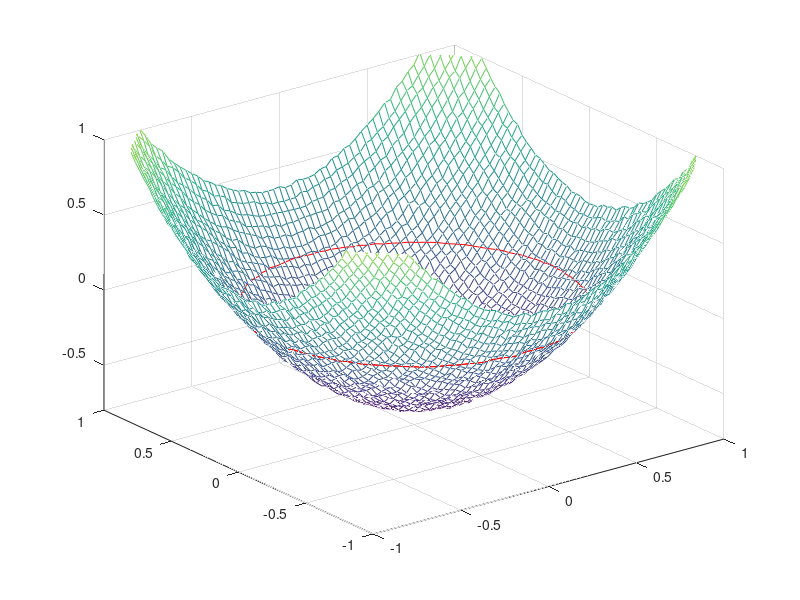

Reproduce this figure in MATLAB. (Note: this script raises an error after producing the figure.)
close all
clear all

% m = [81,161,321];
m = 61;


% Boundary conditions:
% BC=0 for linear extrapolation
% BC=1 for periodic
BCx=0;
BCy=0;

R = 0.1;
P = 0.5;
%Choose your level set shape here
phi_initial = @(x,y) (x)^2 + (y)^2 - 0.65;                                                       %Circle
% phi_initial = @(x,y) abs(x) + abs(y) - 0.5;                                                           %Diamond
% phi_initial = @(x,y) (x-0.02*sqrt(5))^2 + (y-0.02*sqrt(5))^2 - (0.5 + 0.2*sin(5*theta_maker(x,y)))^2; %Flower
% phi_initial = @(x,y) max(abs(x),abs(y)) - 0.5*sqrt(2);                                                %Square
% phi_initial = @(x,y) sqrt(x^2 + y^2) - (R + P*cos(5*theta_maker(x,y)));


error_1   = zeros(length(m),1);
error_inf = zeros(length(m),1);

for ii = 1:length(m)
    n = m(ii);
    
    x = linspace(-1,1,n);
    y = linspace(-1,1,n);
    dx = x(2)-x(1);
    dy = y(2)-y(1);
    dt = 0.5*min(dx,dy);
    
    phi = zeros(n,n);
    for i = 1:n
        for j = 1:n
            phi(i,j) = phi_initial(x(i),y(j)) + 0.9*rand*dx;
        end
    end
    
    phi_0 = phi;
    
    figure()
    mesh(x,y,phi');
    hold on
    contour(x,y,phi',[-0.001,0.001],'r')
    axis([-1 1 -1 1 -0.8 1])
    
    iterations = 200;
    
    phi = Reinitialize_4_a_new_hope(phi,n,n,dx,dy,iterations);
    
    figure()
    mesh(x,y,phi');
    hold on
    contour(x,y,phi',[-0.0001,0.0001],'r')
    axis([-1 1 -1 1 -0.8 0.6])
%     
%     figure()
%     hold on
%     contour(1:n,1:n,phi_0',[-0.0000001,0.0000001],'r')
%     contour(1:n,1:n,phi',[-0.0000001,0.0000001],'b')
%     xlabel('x')
%     ylabel('y')
%     for k = 1:n
%         plot(1:n,k*ones(1,n),'-k');
%         plot(k*ones(1,n),1:n,'-k')
%     end
%     
end